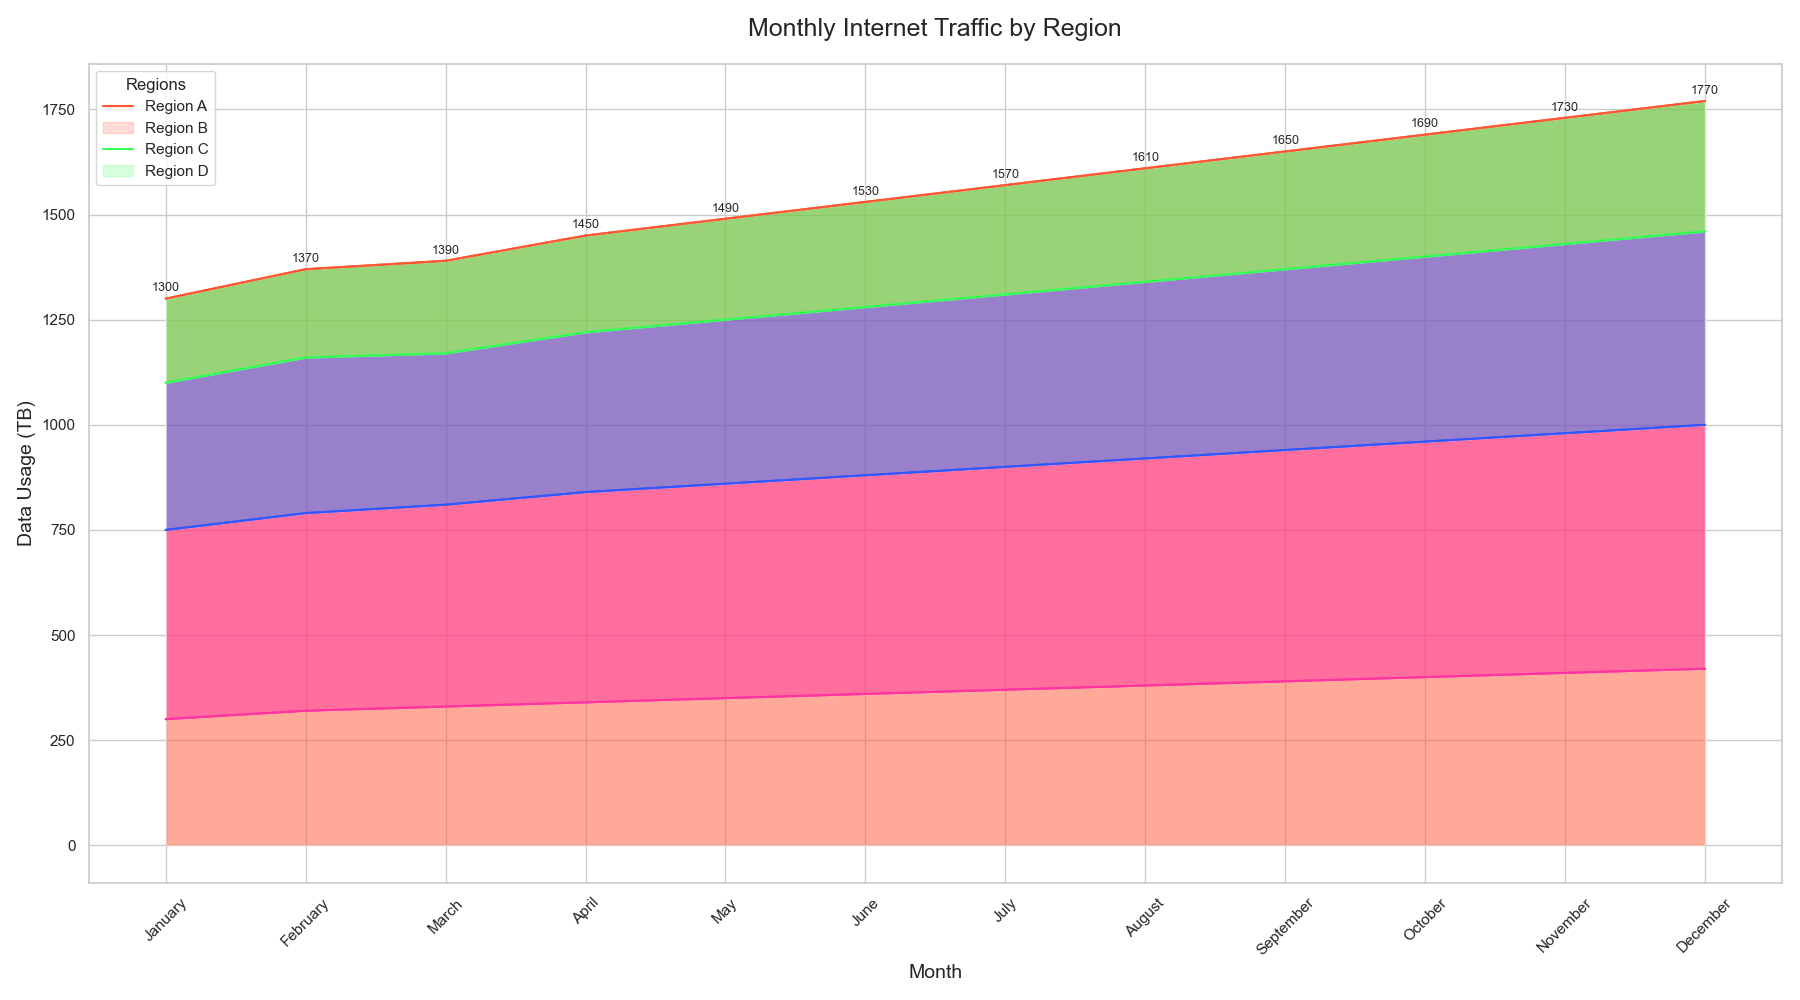

Source code (Python):

import pandas as pd
import seaborn as sns
import matplotlib.pyplot as plt

data = {
    'Month': ['January', 'February', 'March', 'April', 'May', 'June', 'July', 'August', 'September', 'October', 'November', 'December'],
    'Region A': [300, 320, 330, 340, 350, 360, 370, 380, 390, 400, 410, 420],
    'Region B': [450, 470, 480, 500, 510, 520, 530, 540, 550, 560, 570, 580],
    'Region C': [350, 370, 360, 380, 390, 400, 410, 420, 430, 440, 450, 460],
    'Region D': [200, 210, 220, 230, 240, 250, 260, 270, 280, 290, 300, 310]
}

df = pd.DataFrame(data)
df.index = df['Month']
df.drop('Month', axis=1, inplace=True)

plt.figure(figsize=(18, 10))
pal = ['#FF5733', '#33FF57', '#3357FF', '#FF33A1']

df_cum = df.cumsum(axis=1)
category_names = df.columns[::-1]
for i, column in enumerate(category_names):
    sns.lineplot(data=df_cum, x=df.index, y=column, color=pal[i])

for i, column in enumerate(category_names):
    if i == 0:
        sns.lineplot(data=df_cum, x=df.index, y=column, color=pal[i])
        plt.fill_between(df.index, 0, df_cum[column], facecolor=pal[i], alpha=0.5)
    else:
        sns.lineplot(data=df_cum, x=df.index, y=column, color=pal[i])
        plt.fill_between(df.index, df_cum[category_names[i - 1]], df_cum[column], facecolor=pal[i], alpha=0.5)

for i, value in enumerate(df_cum['Region D']):
    plt.text(i, value + 10, f"{value}", ha='center', va='bottom', fontsize=9)

plt.title('Monthly Internet Traffic by Region', fontsize=18, pad=20)
plt.xticks(rotation=45)
plt.xlabel('Month', fontsize=14)
plt.ylabel('Data Usage (TB)', fontsize=14)
plt.legend(title='Regions', labels=df.columns, loc='upper left')
plt.tight_layout()
plt.show()
